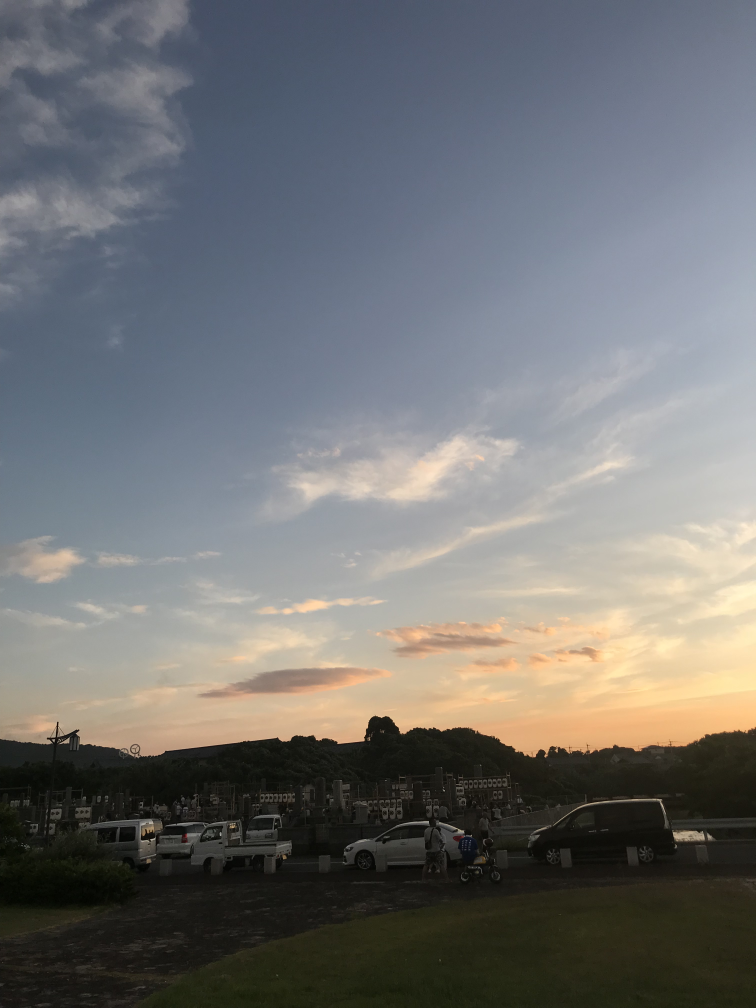
#> input picture src/imgs/sunset.jpg, 3024 x 4032 px (shown at 1/4 size)
$ jupyter execute List002.ipynb
#> lines starting #> are read from the running program, lines starting #| are printed output that depends on the picture; after the words box and inside, x2 and y2 are one past the last pixel; in counts of white or black regions, pixels touching at a corner belong together
# tone cuve

## plotするための処理

[cell 1]
import numpy as np
from matplotlib import pyplot as plt
import matplotlib.gridspec as gridspec
import seaborn as sns
import cv2


# plot histgram
def plot_grayscale_hist(gray_img, ax, ticks=None):

    hist = cv2.calcHist([gray_img],[0],None,[256],[0,256])
    hist = np.sqrt(hist)
    ax.plot(hist)

    if ticks:
        ax.set_xticks(ticks)
    ax.set_title('histogram')
    ax.set_xlim([0,256])

    return ax

# plot tone curve
# I used that I wanted to check the data.
def plot_tonecurve(f,gray_img):
    fig = plt.figure(figsize=(15,5))
    gs = gridspec.GridSpec(2,3)
    x = np.arange(256)

    # center of tone curve
    sns.set_style('darkgrid')
    ax2 = fig.add_subplot(gs[:,1])
    ax2.set_title('Tone Curve')
    ticks = [0,42,84,127,169,211,255]
    ax2.set_xlabel('Input')
    ax2.set_ylabel('Output')
    ax2.set_xticks(ticks)
    ax2.set_yticks(ticks)
    ax2.plot(x, f(x))
    ax2.plot(x, x,linestyle=":",color="m")


    sns.set_style('ticks')
    ax1 = fig.add_subplot(gs[0,0])
    ax1.set_title('input image >>')
    ax1.imshow(gray_img,cmap = "gray")

    #delete ticks
    ax1.set_xticks([]), ax1.set_yticks([])


    out_gray_img = np.array([f(a).astype('uint8') for a in gray_img])

    ax3 = fig.add_subplot(gs[0,2])
    ax3.set_title('>> output image')
    ax3.imshow(out_gray_img,cmap = "gray")
    ax3.set_xticks([]), ax3.set_yticks([])

    #histgram
    sns.set_style(style='whitegrid')
    ax4 = fig.add_subplot(gs[1,0])
    ax4 = plot_grayscale_hist(gray_img, ax4, ticks)
    ax5 = fig.add_subplot(gs[1,2])
    ax5 = plot_grayscale_hist(out_gray_img, ax5, ticks)

    plt.show()

## 入力画像

[cell 2]
img = cv2.imread('imgs/sunset.jpg',0)
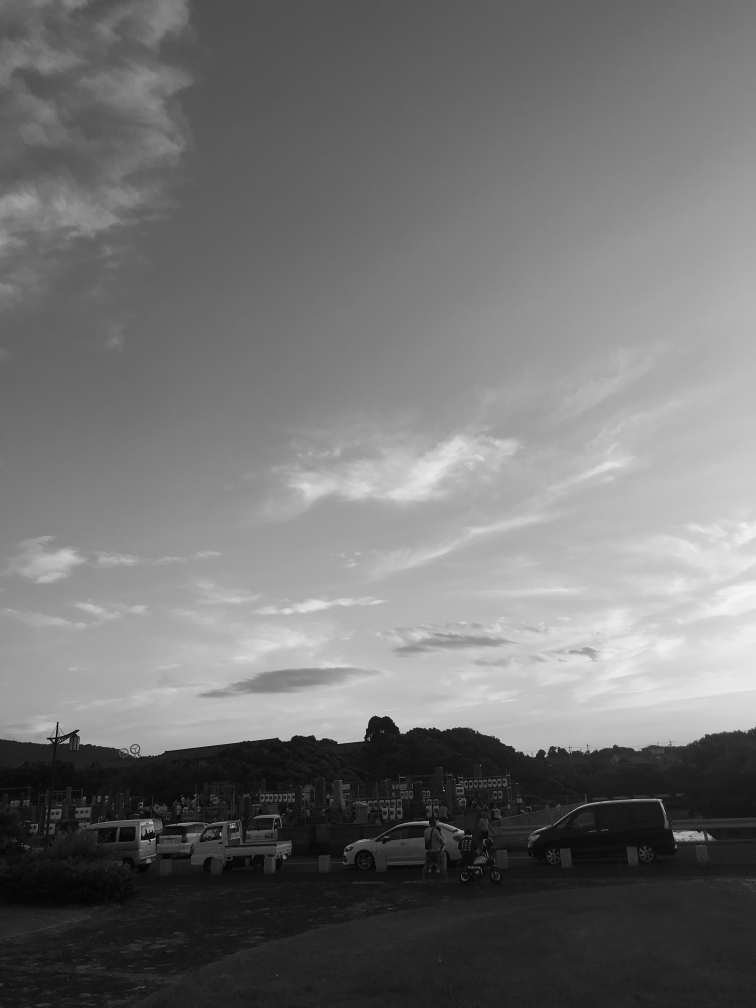
#> img: shape (4032, 3024) (shown at 1/4 size); min 0, max 248, mean 113.7

## 折れ線型トーンカーブ

[cell 3]
def step_plot(x):
    th1_data=0
    th2_data=80
    delta_x=th2_data-th1_data
    a= 255/delta_x
    _x=np.where(x<th1_data,0,a*(x-th1_data))
    y=np.where(_x>255,255,_x)
    return(y)

[cell 4]
plot_tonecurve(step_plot,img)
#> in plot_tonecurve, `out_gray_img = np.array([f(a).astype('uint8') for a in gray_img])`:
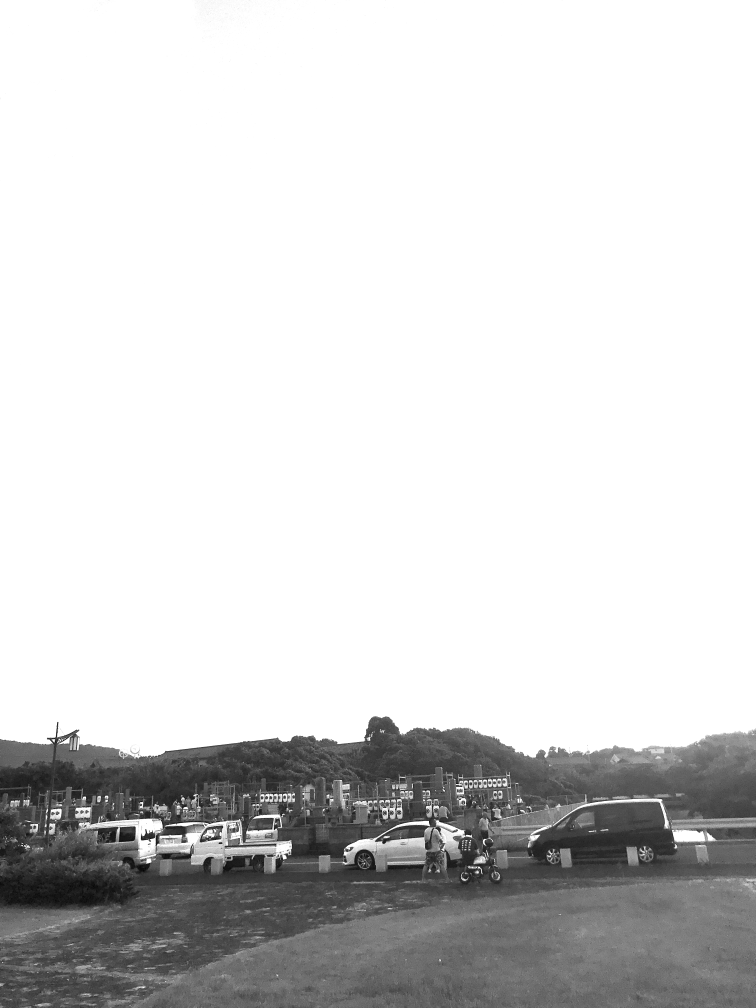
#> out_gray_img: shape (4032, 3024) (shown at 1/4 size); min 0, max 255, mean 213.3
#> in plot_grayscale_hist, `hist = cv2.calcHist([gray_img],[0],None,[256],[0,256])`: hist = 256 values, max 126898 at index 35, min 0 at index 249, mean 47628
#> in plot_grayscale_hist, `hist = np.sqrt(hist)`: hist = 256 values, max 356.2 at index 35, min 0 at index 249, mean 194.1

## ネガポジ反転

[cell 5]
#濃淡を反転した画像を生成するために使用する。
def invert(pixel):
    return 255 - pixel

[cell 6]
plot_tonecurve(invert,img)
#> in plot_tonecurve (call 2), `out_gray_img = np.array([f(a).astype('uint8') for a in gray_img])`:
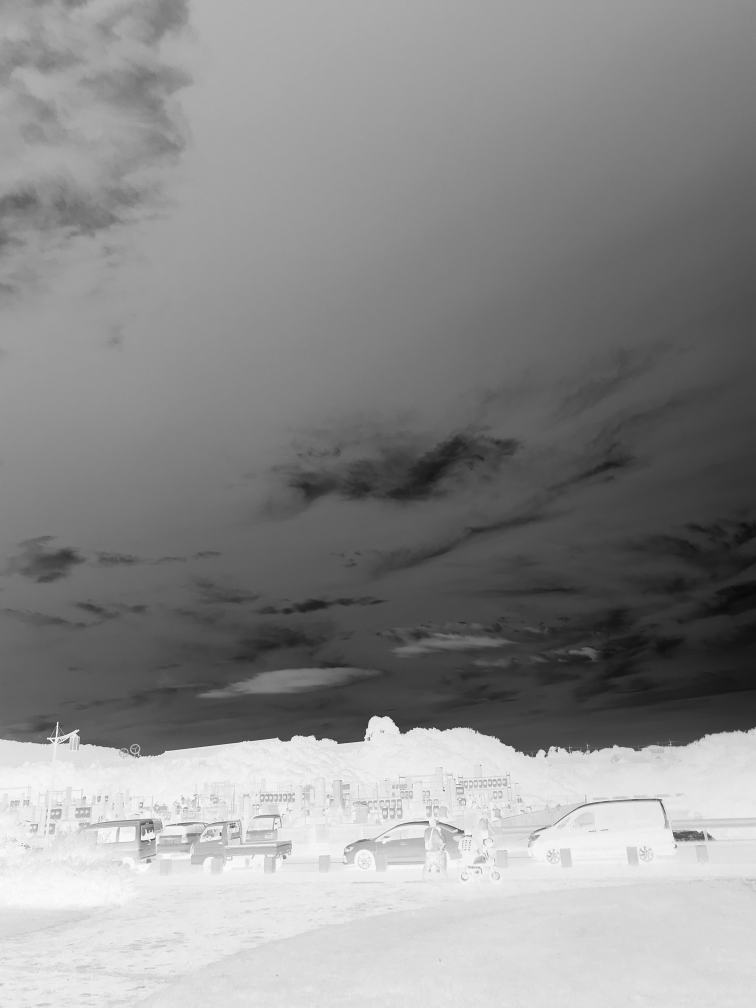
#> out_gray_img: shape (4032, 3024) (shown at 1/4 size); min 7, max 255, mean 141.3
#> in plot_tonecurve (call 2), `plt.show()`:
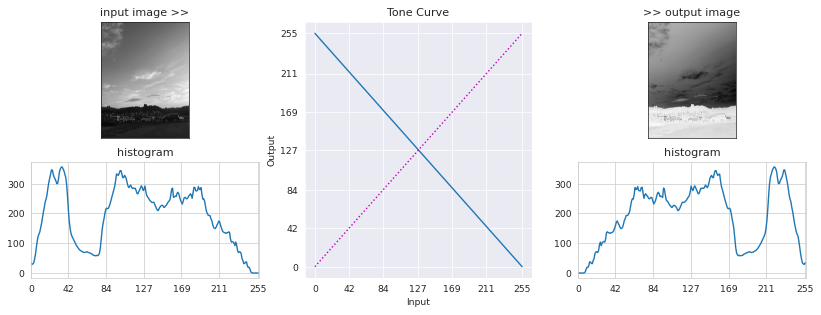
#> figure drawn by matplotlib, 5 panels; panel 1: curve peaks at x = 0, y = 255; panel 1: curve peaks at x = 255, y = 255; panel 4: curve peaks at x = 35, y = 356.2; panel 5: curve peaks at x = 220, y = 356.2

## 2値化

[cell 7]
def do_binarization(x):
    th1_data=127
    y=np.where(x<th1_data,0,255)
    return(y)

[cell 8]
plot_tonecurve(do_binarization,img)
#> in plot_tonecurve (call 3), `out_gray_img = np.array([f(a).astype('uint8') for a in gray_img])`:
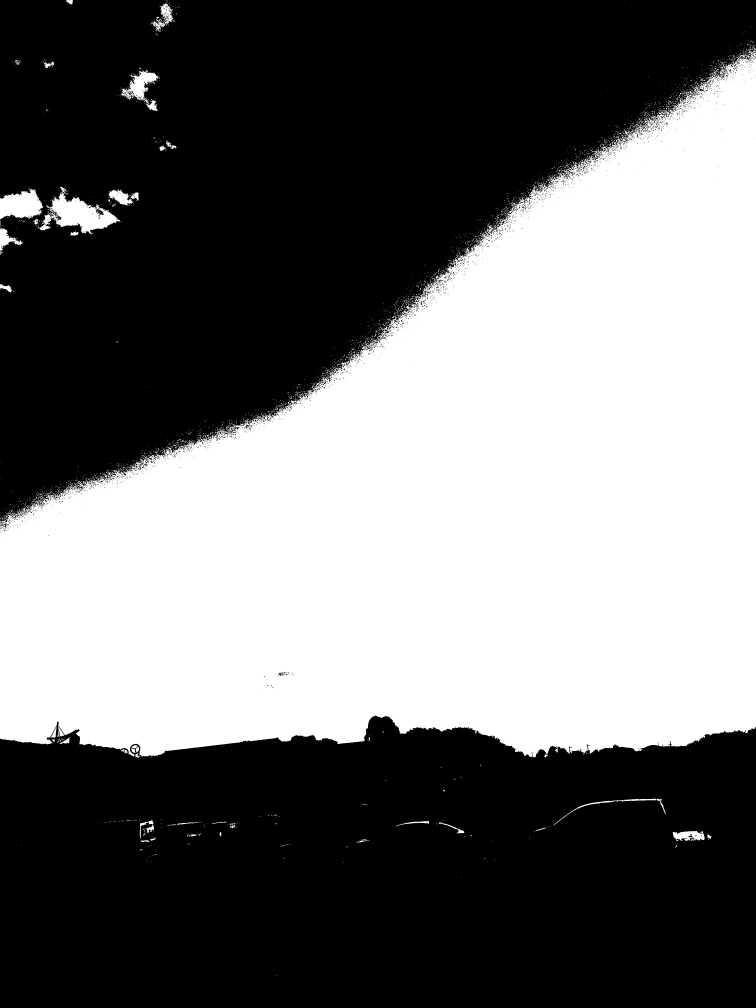
#> out_gray_img: shape (4032, 3024) (shown at 1/4 size); 43.3% white; 3479 white regions (3269 under 20 px), largest, box (x1, y1, x2, y2) and area: (0, 201, 3024, 3031) 5186845, (151, 747, 480, 937) 24468, (0, 755, 174, 878) 14697
#> in plot_tonecurve (call 3), `plt.show()`:
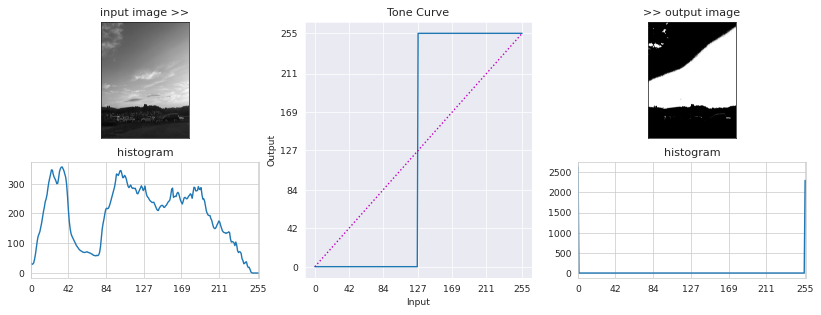
#> figure drawn by matplotlib, 5 panels; panel 1: curve peaks at x = 127, y = 255; panel 1: curve peaks at x = 255, y = 255; panel 4: curve peaks at x = 35, y = 356.2; panel 5: curve peaks at x = 0, y = 2629.6

## ソラリゼーション

[cell 9]
def solarization_sin(x):
    y = ((-np.cos(0.035*x)+1.0)/2.0)*255

    return y

[cell 10]
plot_tonecurve(solarization_sin,img)
#> in plot_tonecurve (call 4), `out_gray_img = np.array([f(a).astype('uint8') for a in gray_img])`:
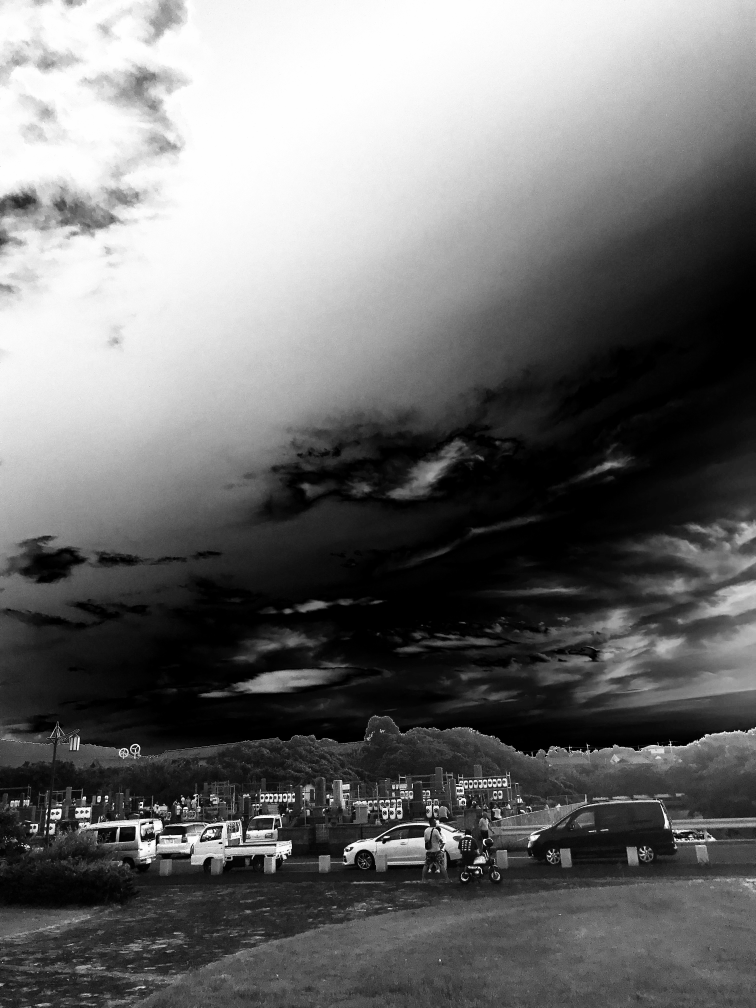
#> out_gray_img: shape (4032, 3024) (shown at 1/4 size); min 0, max 254, mean 108.9
#> in plot_tonecurve (call 4), `plt.show()`:
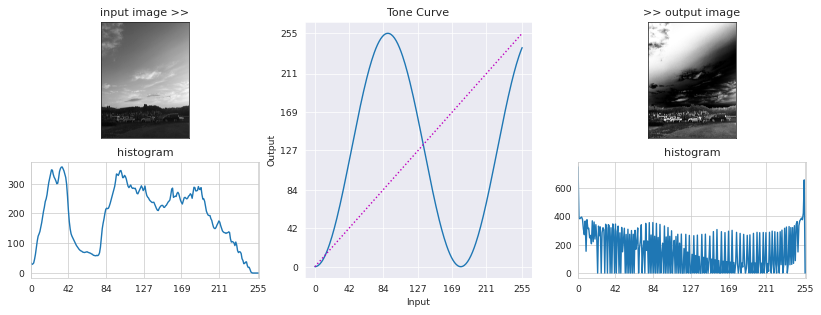
#> figure drawn by matplotlib, 5 panels; panel 1: curve peaks at x = 90, y = 255; panel 1: curve peaks at x = 255, y = 255; panel 4: curve peaks at x = 35, y = 356.2; panel 5: curve peaks at x = 0, y = 748.4

$ run again, with src/imgs/miiraku_junior_high.jpg copied over src/imgs/sunset.jpg
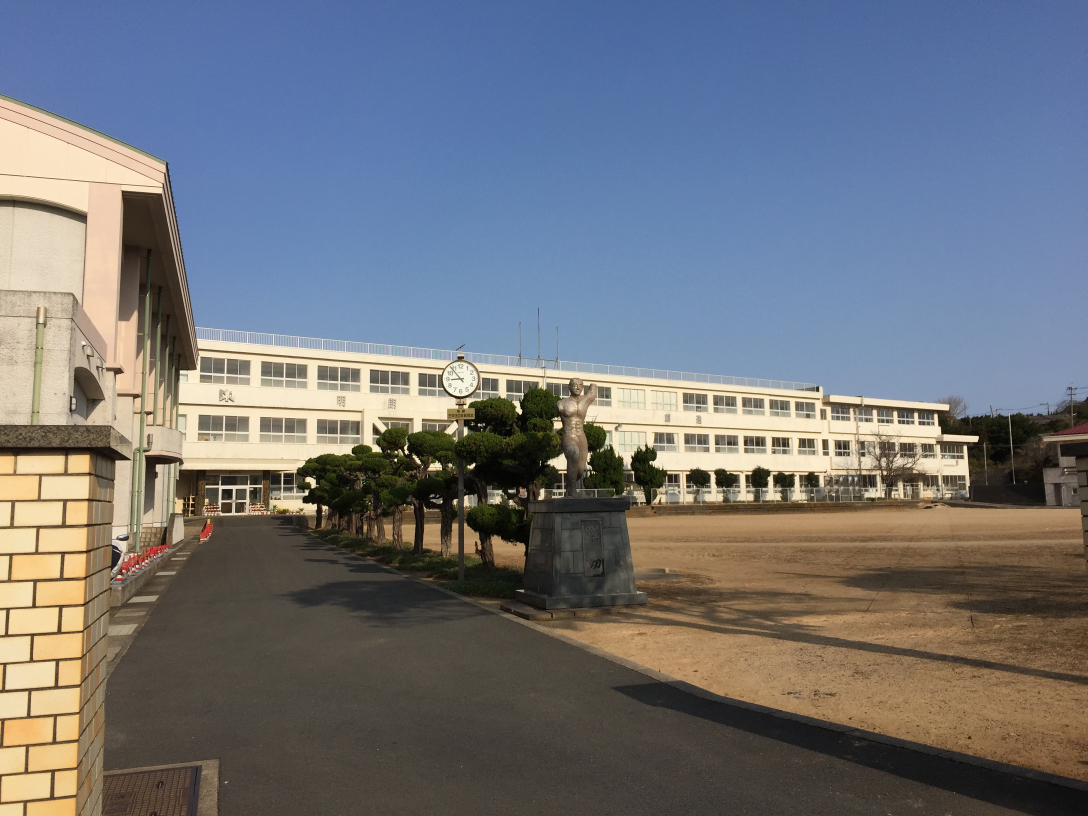
#> input picture src/imgs/miiraku_junior_high.jpg, 3264 x 2448 px (shown at 1/3 size)
#> in plot_grayscale_hist, `hist = cv2.calcHist([gray_img],[0],None,[256],[0,256])`: hist = 256 values, max 111602 at index 115, min 150 at index 254, mean 31212
#> in plot_grayscale_hist, `hist = np.sqrt(hist)`: hist = 256 values, max 334.1 at index 115, min 12.25 at index 254, mean 155
#> in plot_tonecurve (call 3), `out_gray_img = np.array([f(a).astype('uint8') for a in gray_img])`:
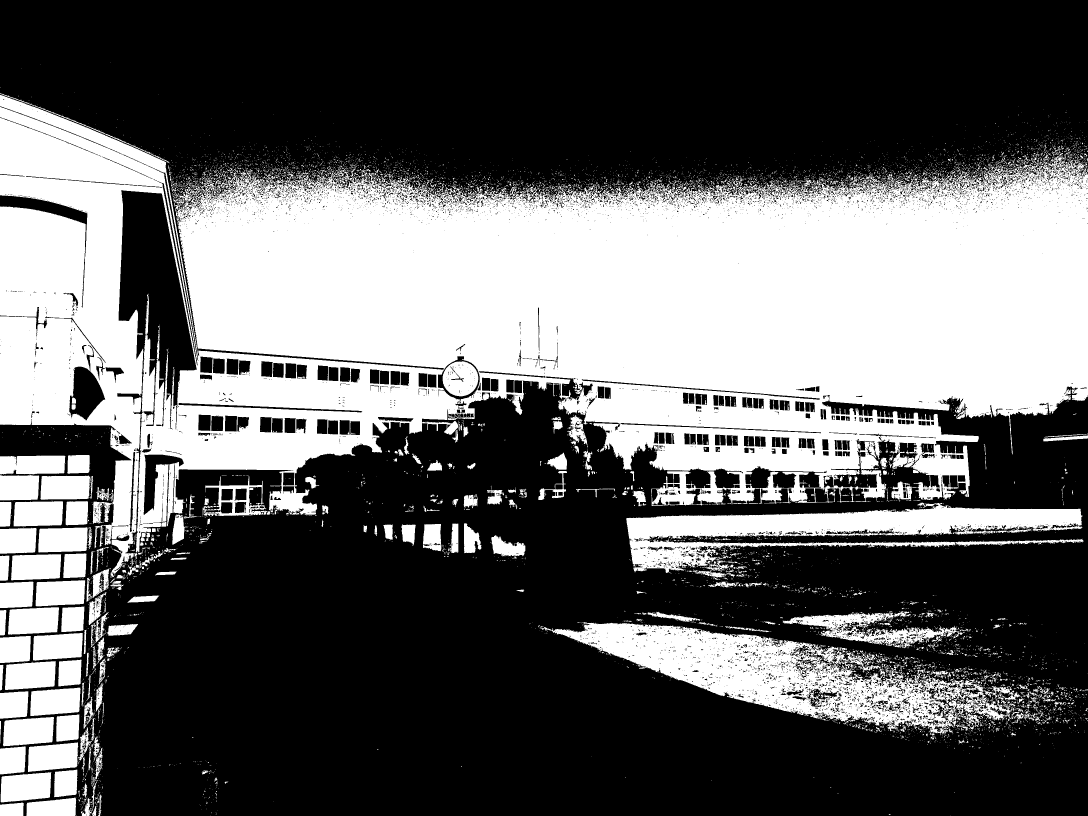
#> out_gray_img: shape (2448, 3264) (shown at 1/3 size); 38.7% white; 8855 white regions (8071 under 20 px), largest, box (x1, y1, x2, y2) and area: (0, 285, 3264, 1734) 2416156, (1632, 1866, 3063, 2206) 164057, (1879, 1509, 3250, 1719) 113164
#> in plot_tonecurve (call 4), `out_gray_img = np.array([f(a).astype('uint8') for a in gray_img])`:
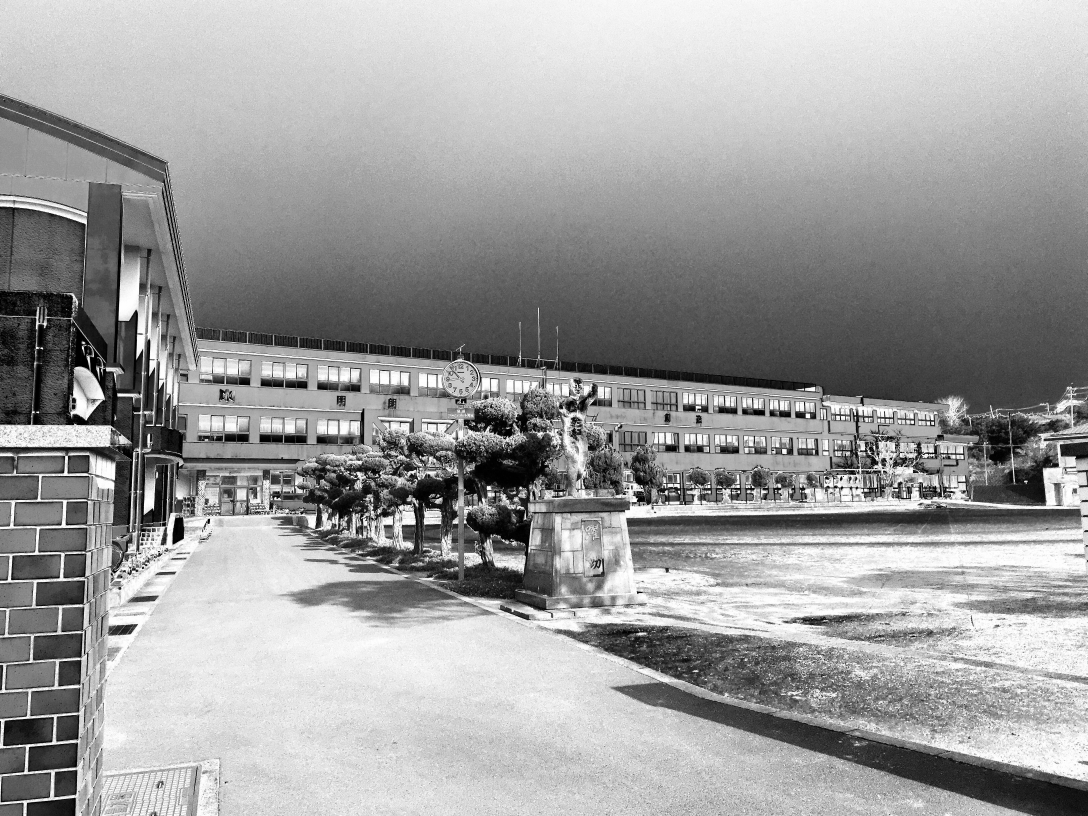
#> out_gray_img: shape (2448, 3264) (shown at 1/3 size); min 0, max 254, mean 158.4
